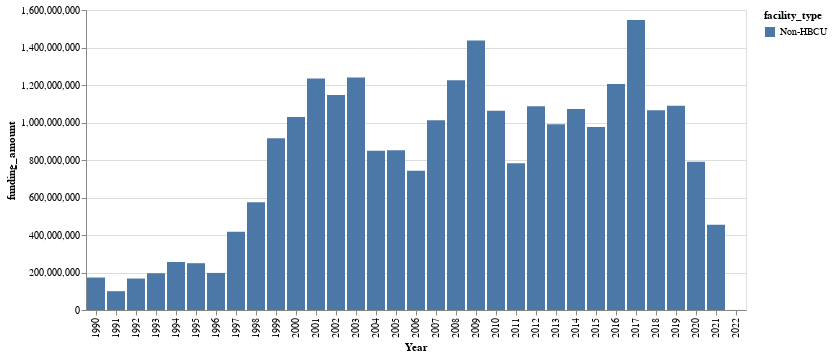

Notebook source saved alongside this figure:
### Code cell
alt.Chart(nimhFunding[nimhFunding.facility_type=='Non-HBCU']).mark_bar().encode(
  x='Year:N',
  y='funding_amount:Q',
  color='facility_type:N')

### Figure 1 — Vega-Lite specification as saved in the notebook (floating-point values rounded to 4 significant figures)
{"config": {"view": {"continuousWidth": 400, "continuousHeight": 300}}, "data": {"name": "data-0b78fce782c1d113d413769685596e40"}, "mark": "bar", "encoding": {"color": {"field": "facility_type", "type": "nominal"}, "x": {"field": "Year", "type": "nominal"}, "y": {"field": "funding_amount", "type": "quantitative"}}, "$schema": "https://vega.github.io/schema/vega-lite/v4.17.0.json", "datasets": {"data-0b78fce782c1d113d413769685596e40": [{"Year": "1990", "facility_type": "Non-HBCU", "funding_amount": 173100000.0}, {"Year": "1991", "facility_type": "Non-HBCU", "funding_amount": 100300000.0}, {"Year": "1992", "facility_type": "Non-HBCU", "funding_amount": 167800000.0}, {"Year": "1993", "facility_type": "Non-HBCU", "funding_amount": 196000000.0}, {"Year": "1994", "facility_type": "Non-HBCU", "funding_amount": 255900000.0}, {"Year": "1995", "facility_type": "Non-HBCU", "funding_amount": 249600000.0}, {"Year": "1996", "facility_type": "Non-HBCU", "funding_amount": 197700000.0}, {"Year": "1997", "facility_type": "Non-HBCU", "funding_amount": 416800000.0}, {"Year": "1998", "facility_type": "Non-HBCU", "funding_amount": 574600000.0}, {"Year": "1999", "facility_type": "Non-HBCU", "funding_amount": 916700000.0}, {"Year": "2000", "facility_type": "Non-HBCU", "funding_amount": 1030000000.0}, {"Year": "2001", "facility_type": "Non-HBCU", "funding_amount": 1235000000.0}, {"Year": "2002", "facility_type": "Non-HBCU", "funding_amount": 1147000000.0}, {"Year": "2003", "facility_type": "Non-HBCU", "funding_amount": 1240000000.0}, {"Year": "2004", "facility_type": "Non-HBCU", "funding_amount": 848900000.0}, {"Year": "2005", "facility_type": "Non-HBCU", "funding_amount": 852600000.0}, {"Year": "2006", "facility_type": "Non-HBCU", "funding_amount": 742000000.0}, {"Year": "2007", "facility_type": "Non-HBCU", "funding_amount": 1012000000.0}, {"Year": "2008", "facility_type": "Non-HBCU", "funding_amount": 1225000000.0}, {"Year": "2009", "facility_type": "Non-HBCU", "funding_amount": 1437000000.0}, {"Year": "2010", "facility_type": "Non-HBCU", "funding_amount": 1063000000.0}, {"Year": "2011", "facility_type": "Non-HBCU", "funding_amount": 783300000.0}, {"Year": "2012", "facility_type": "Non-HBCU", "funding_amount": 1087000000.0}, {"Year": "2013", "facility_type": "Non-HBCU", "funding_amount": 990200000.0}, {"Year": "2014", "facility_type": "Non-HBCU", "funding_amount": 1071000000.0}, {"Year": "2015", "facility_type": "Non-HBCU", "funding_amount": 976500000.0}, {"Year": "2016", "facility_type": "Non-HBCU", "funding_amount": 1205000000.0}, {"Year": "2017", "facility_type": "Non-HBCU", "funding_amount": 1547000000.0}, {"Year": "2018", "facility_type": "Non-HBCU", "funding_amount": 1066000000.0}, {"Year": "2019", "facility_type": "Non-HBCU", "funding_amount": 1089000000.0}, {"Year": "2020", "facility_type": "Non-HBCU", "funding_amount": 790300000.0}, {"Year": "2021", "facility_type": "Non-HBCU", "funding_amount": 455200000.0}, {"Year": "2022", "facility_type": "Non-HBCU", "funding_amount": 260700.0}]}}
